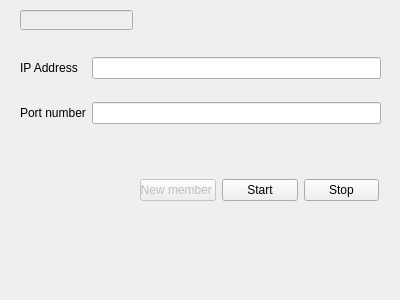
<?xml version="1.0" encoding="UTF-8"?>
<ui version="4.0">
 <class>ChatServer</class>
 <widget class="QWidget" name="ChatServer">
  <property name="geometry">
   <rect>
    <x>0</x>
    <y>0</y>
    <width>400</width>
    <height>300</height>
   </rect>
  </property>
  <property name="windowTitle">
   <string>Form</string>
  </property>
  <widget class="QWidget" name="gridLayoutWidget">
   <property name="geometry">
    <rect>
     <x>20</x>
     <y>40</y>
     <width>361</width>
     <height>101</height>
    </rect>
   </property>
   <layout class="QGridLayout" name="gridLayout">
    <item row="1" column="0">
     <widget class="QLabel" name="label_2">
      <property name="text">
       <string>Port number</string>
      </property>
     </widget>
    </item>
    <item row="0" column="0">
     <widget class="QLabel" name="label">
      <property name="text">
       <string>IP Address</string>
      </property>
     </widget>
    </item>
    <item row="0" column="1">
     <widget class="QLineEdit" name="lineEditIP"/>
    </item>
    <item row="1" column="1">
     <widget class="QLineEdit" name="lineEditPort"/>
    </item>
   </layout>
  </widget>
  <widget class="QWidget" name="horizontalLayoutWidget">
   <property name="geometry">
    <rect>
     <x>140</x>
     <y>150</y>
     <width>239</width>
     <height>80</height>
    </rect>
   </property>
   <layout class="QHBoxLayout" name="horizontalLayout">
    <item>
     <widget class="QPushButton" name="btnNewMember">
      <property name="enabled">
       <bool>false</bool>
      </property>
      <property name="text">
       <string>New member </string>
      </property>
     </widget>
    </item>
    <item>
     <widget class="QPushButton" name="btnStart">
      <property name="text">
       <string>Start</string>
      </property>
     </widget>
    </item>
    <item>
     <widget class="QPushButton" name="btnStop">
      <property name="text">
       <string>Stop</string>
      </property>
     </widget>
    </item>
   </layout>
  </widget>
  <widget class="QLineEdit" name="lineEditName">
   <property name="enabled">
    <bool>false</bool>
   </property>
   <property name="geometry">
    <rect>
     <x>20</x>
     <y>10</y>
     <width>113</width>
     <height>20</height>
    </rect>
   </property>
  </widget>
 </widget>
 <resources/>
 <connections/>
</ui>
